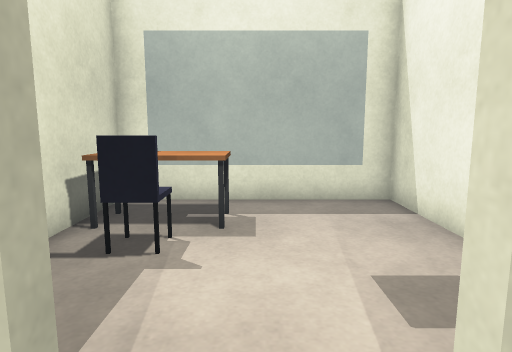
[1] (above)

24 first-person views from a walk through a Gazebo world. The camera is 1 m above the floor, tilts 8° down and sees 75° across. The floor is counted in squares, 0.5 m on a side. Each view is taken from the middle of a square. On the plan, view 1 faces up. The plan holds only what a view shows up to about 18 squares ahead; the rest is blank. The place goes on beyond the plan.

[2]
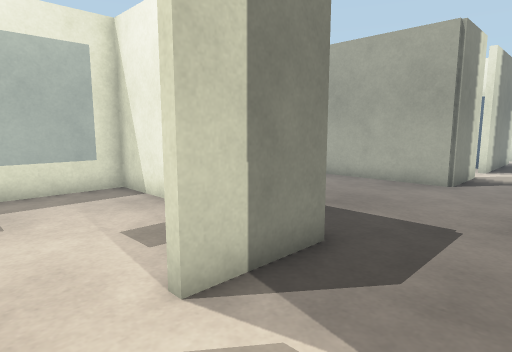

[3]
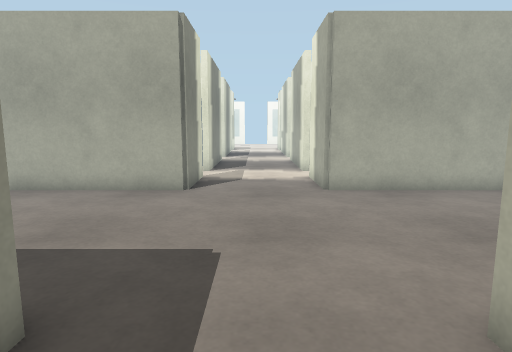

[4]
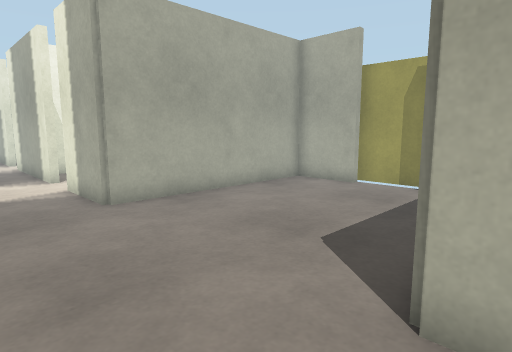

[5]
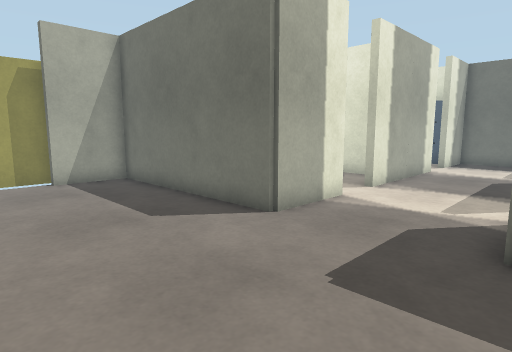

[6]
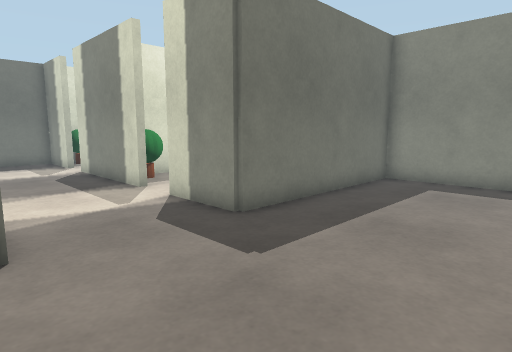

[7]
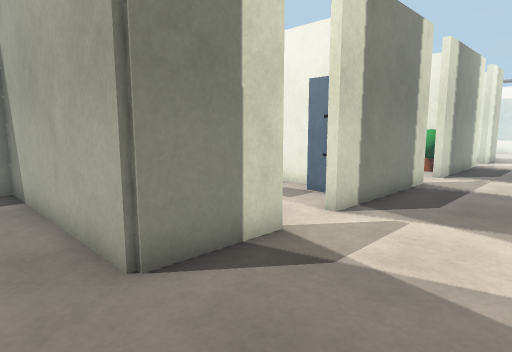

[8]
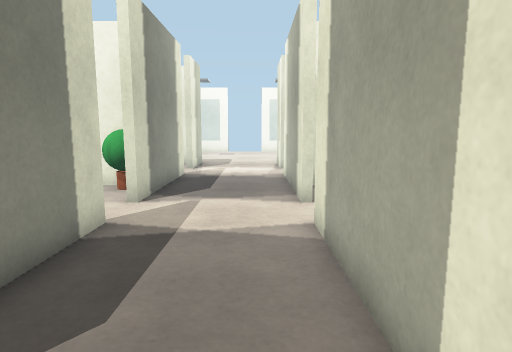

[9]
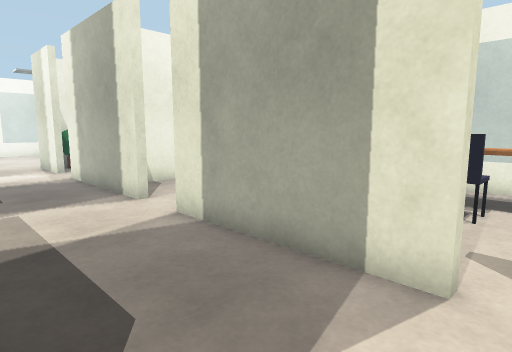

[10]
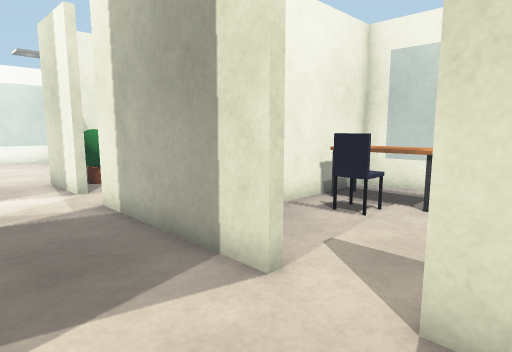

[11]
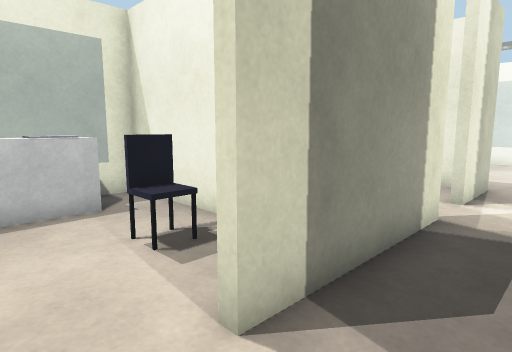

[12]
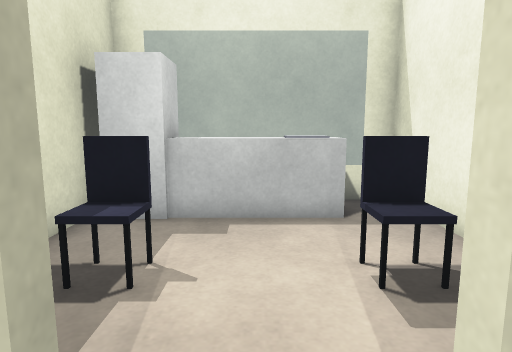

[13]
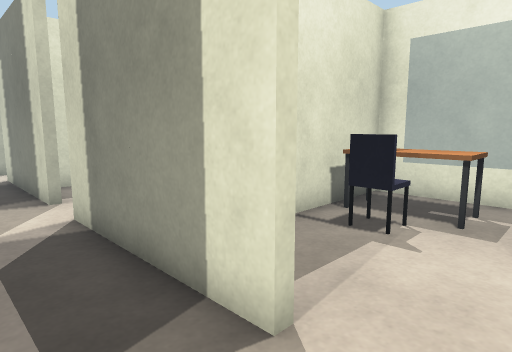

[14]
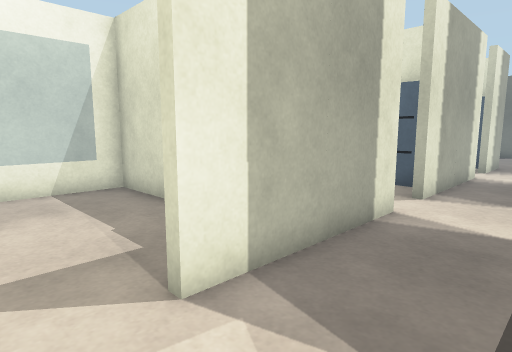

[15]
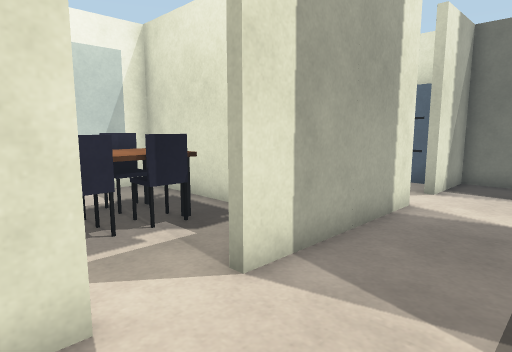

[16]
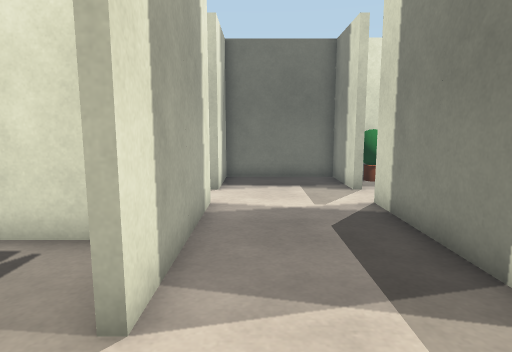

[17]
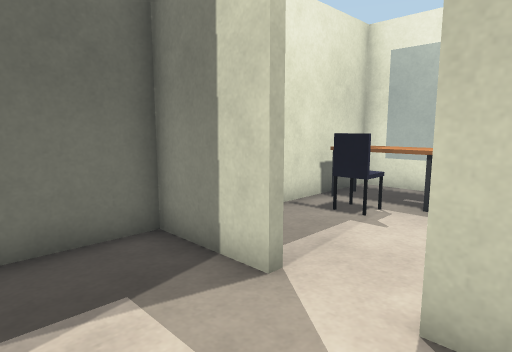

[18]
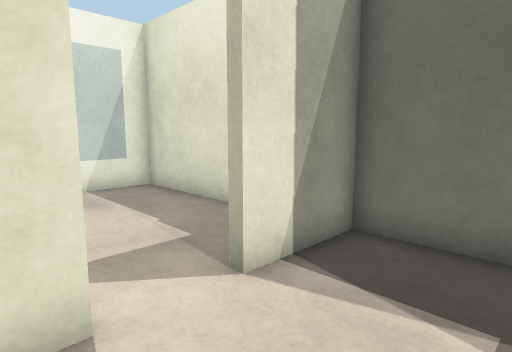

[19]
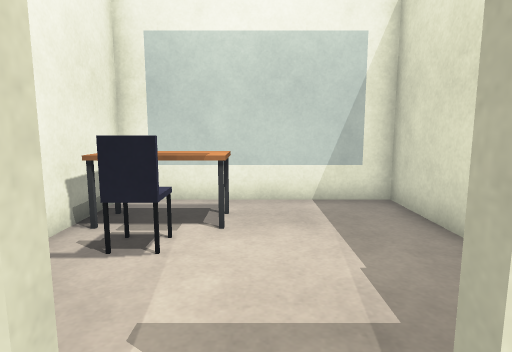

[20]
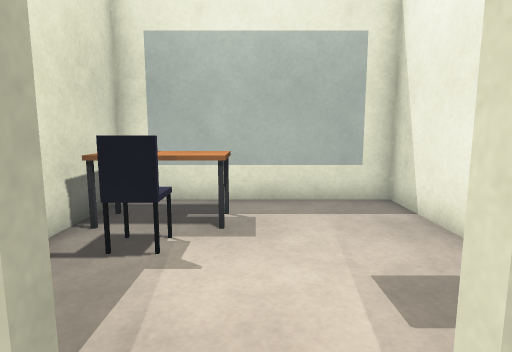

[21]
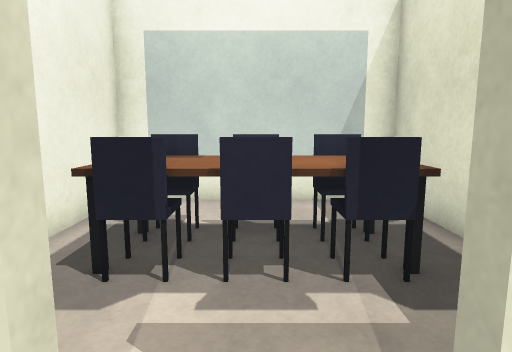

[22]
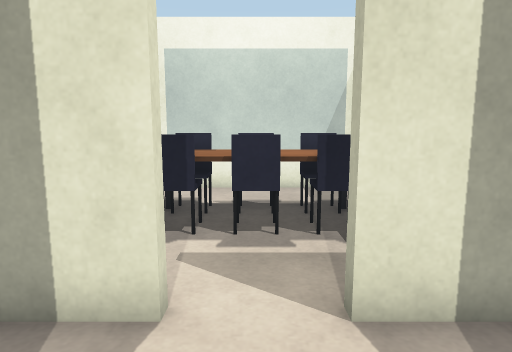

[23]
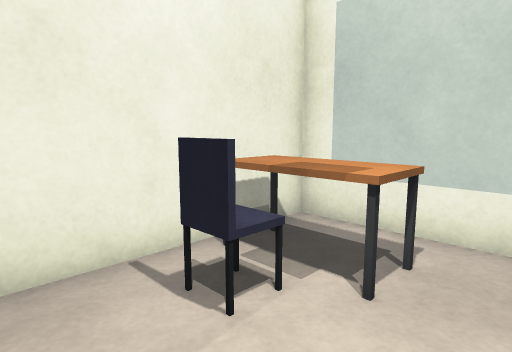

[24]
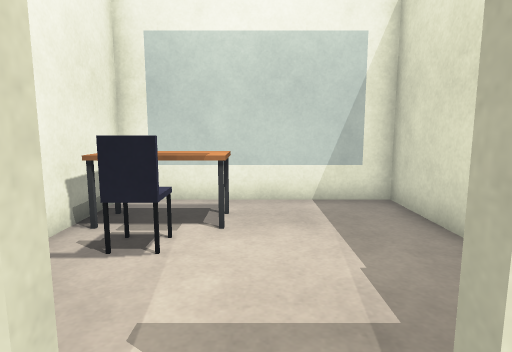

### Floor plan
Ten units are one square. View 1 is at (0, 0); x grows to the right and y downward. Boxes are objects, and circles mark ways between rooms. Rooms are numbered by the first view taken in them; rooms with no view inside come last. Other rooms are left out.
<svg viewBox="-125 -100 475 219">
<path fill="none" stroke="#000" d="M151 -12 118 -12 118 -95M169 32 230 32M10 32 42 32 42 114 66 114M94 114 118 114 118 32 150 32M84 -94 42 -94 42 -12 10 -12 10 -16M-9 -12 -70 -12M231 -12 170 -12 170 -16M249 32 310 32M-71 32 -10 32M-89 -12 -120 -12 -120 32 -90 32M311 -12 250 -12 250 -16M329 32 345 32M345 -12 330 -12 330 -16M150 32 150 36M121 79 121 114 198 114 198 42M-39 -41 -39 -30M39 -59 39 -94 -39 -94 -39 -59M-41 -59 -41 -94 -120 -94 -120 -49M-120 -31 -120 -24M279 -51 279 -94 218 -94M279 -24 279 -35M202 -84 202 -59"/>
<rect x="125" y="35" width="10" height="30" fill="#bbb"><title>cabinet</title></rect>
<rect x="165" y="75" width="30" height="30" fill="#bbb"><title>desk</title></rect>
<rect x="175" y="65" width="10" height="20" fill="#bbb"><title>office chair</title></rect>
<rect x="-35" y="-35" width="20" height="20" fill="#bbb"><title>plant</title></rect>
<rect x="-35" y="-85" width="30" height="20" fill="#bbb"><title>desk</title></rect>
<rect x="-25" y="-65" width="10" height="20" fill="#bbb"><title>office chair</title></rect>
<rect x="-115" y="-35" width="20" height="20" fill="#bbb"><title>plant</title></rect>
<rect x="-115" y="-85" width="30" height="20" fill="#bbb"><title>desk</title></rect>
<rect x="-105" y="-65" width="10" height="20" fill="#bbb"><title>office chair</title></rect>
<rect x="205" y="-95" width="60" height="30" fill="#bbb"><title>counter</title></rect>
<rect x="215" y="-55" width="10" height="20" fill="#bbb"><title>office chair</title></rect>
<rect x="255" y="-55" width="10" height="20" fill="#bbb"><title>office chair</title></rect>
<rect x="265" y="-35" width="10" height="20" fill="#bbb"><title>plant</title></rect>
<circle cx="160" cy="35" r="3" fill="#2a7"/>
<circle cx="0" cy="-15" r="3" fill="#2a7"/>
<circle cx="-80" cy="-15" r="3" fill="#2a7"/>
<circle cx="240" cy="-15" r="3" fill="#2a7"/>
<text x="100" y="10">1</text>
<text x="160" y="70">2</text>
<text x="0" y="-50">3</text>
<text x="-80" y="-50">4</text>
<text x="240" y="-50">5</text>
</svg>
Room 1 opens to room 2. Room 1 opens to room 3. Room 1 opens to room 4. Room 1 opens to room 5.

Where each view was taken, in squares from view 1:
view 1: 0 up, 0 right, facing up
view 2: 2 down, 1 left, facing up-right
view 3: 1 down, 1 right, facing right
view 4: 0 up, 3 right, facing down-right
view 5: 2 up, 10 right, facing down-left
view 6: 4 down, 10 right, facing up-left
view 7: 3 down, 10 right, facing up-right
view 8: 2 down, 16 right, facing right
view 9: 1 up, 16 right, facing down-right
view 10: 0 up, 22 right, facing down-right
view 11: 1 down, 23 right, facing up-right
view 12: 0 up, 24 right, facing up
view 13: 1 down, 33 right, facing up-left
view 14: 0 up, 33 right, facing down-left
view 15: 0 up, 2 right, facing down-left
view 16: 2 down, 2 right, facing left
view 17: 2 down, 6 left, facing up-left
view 18: 0 up, 6 left, facing down-left
view 19: 2 down, 8 left, facing down
view 20: 0 up, 8 left, facing up
view 21: 2 down, 0 right, facing down
view 22: 0 up, 0 right, facing down
view 23: 5 down, 15 right, facing down-right
view 24: 2 down, 16 right, facing down
